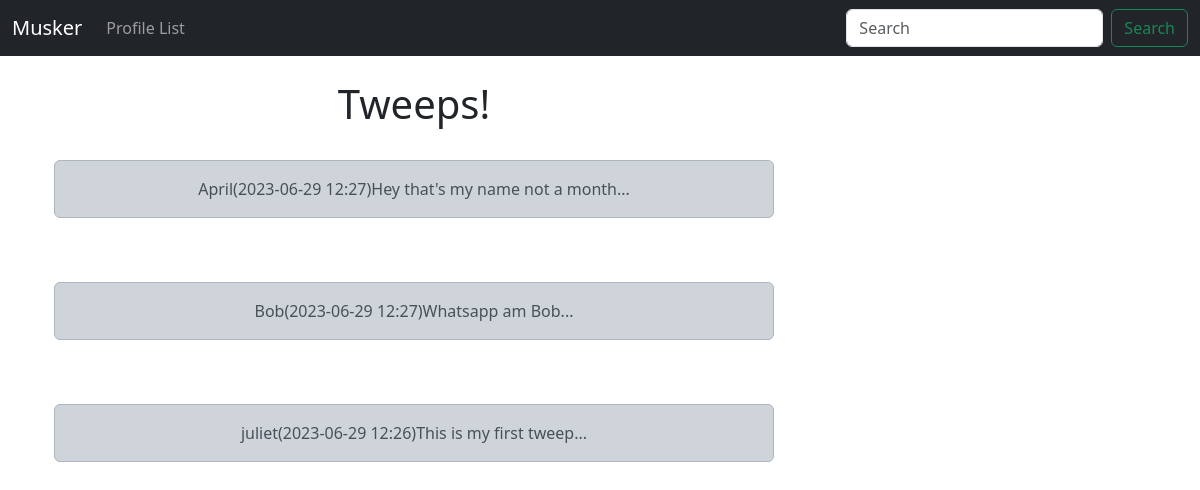
The app's page / (signed in), older data.
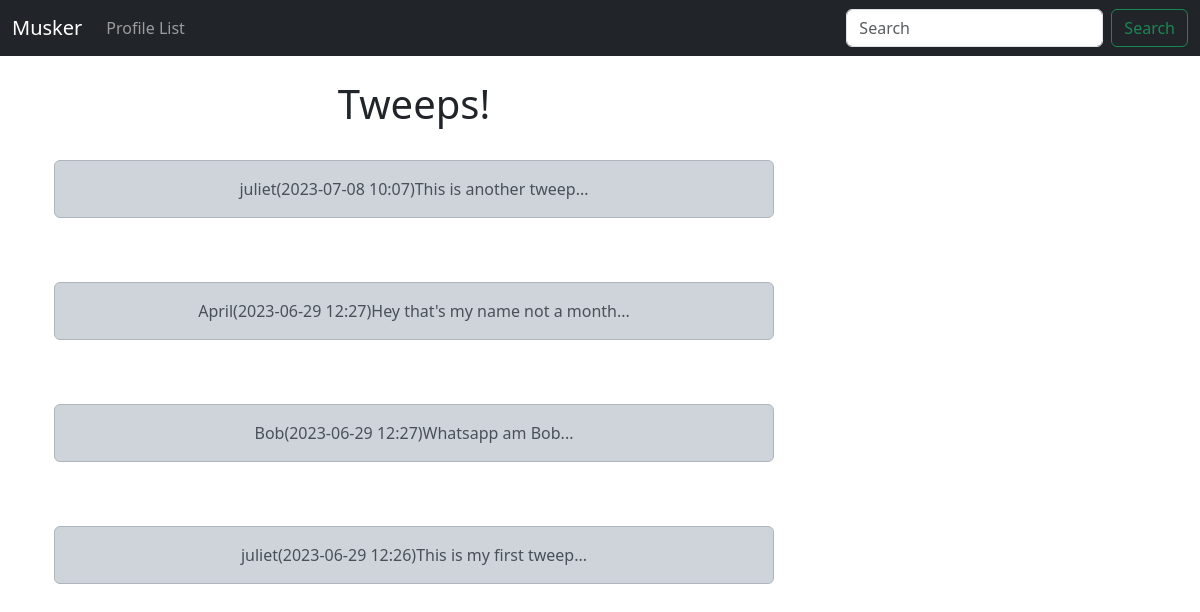
The same page, newer data.
### musker/models.py (models this page shows)
class Tweep(models.Model):
    user = models.ForeignKey(
        User, related_name="tweeps",
        on_delete=models.DO_NOTHING
    )
    body = models.CharField(max_length=200)
    created_at = models.DateTimeField(auto_now_add=True)
    def __str__(self):
        return (
            f"{self.user}"
            f"({self.created_at:%Y-%m-%d %H:%M})"
            f"{self.body}..."
        )

### musker/views.py (the view)
# urls.py: path('', views.home, name="home"),
def home(request):
    if request.user.is_authenticated:
        tweeps = Tweep.objects.all().order_by("-created_at")
    return render(request, 'home.html', {"tweeps":tweeps})

### musker/templates/home.html (shortened to what this page needs)
{%extends 'base.html' %}
{% block content %}
<div class="container text-center">
    <div class="row">
        <div class="col-8">
    <h1>Tweeps!</h1>
    <br>
    {% for tweep in tweeps %}
        <div class="alert alert-dark" role="alert">
            {{ tweep }}
        </div>
         <br><br>
    {% endfor %}
</div>
<div class="col-4">
    <br><br><br>
</div>
{% endblock %}

Row changes from the older to the newer data that the page shows:
added Tweep: user+created_at+body "juliet(2023-07-08 10:07)This is another tweep..."
